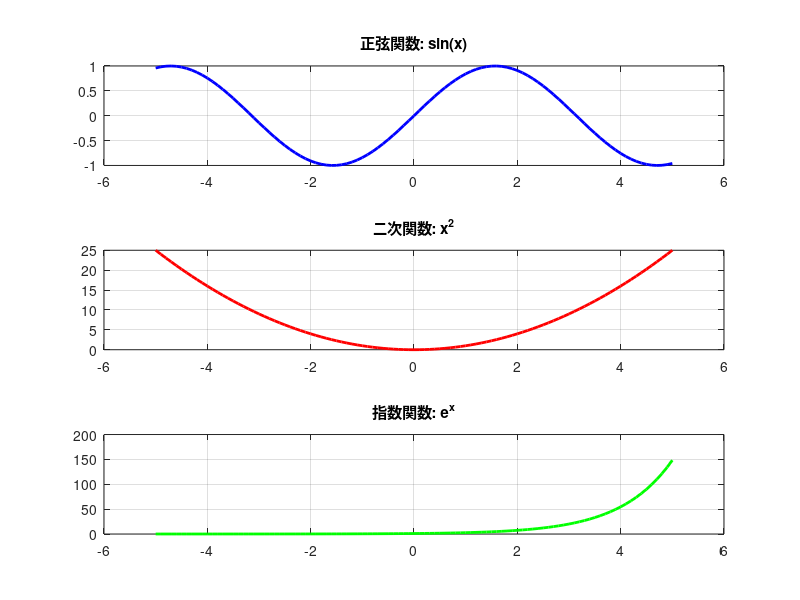

Source code (MATLAB): (Note: this script raises an error after producing the figure.)
% グラフ表示の例

% x軸の値を生成（-5から5まで、0.1刻み）
x = -5:0.1:5;

% サブプロット1: 正弦関数
subplot(3,1,1)
y1 = sin(x);
plot(x, y1, 'b-', 'LineWidth', 2)
title('正弦関数: sin(x)')
grid on

% サブプロット2: 二次関数
subplot(3,1,2)
y2 = x.^2;
plot(x, y2, 'r-', 'LineWidth', 2)
title('二次関数: x^2')
grid on

% サブプロット3: 指数関数
subplot(3,1,3)
y3 = exp(x);
plot(x, y3, 'g-', 'LineWidth', 2)
title('指数関数: e^x')
grid on

% グラフ全体の設定
sgtitle('基本的な数学関数のグラフ')